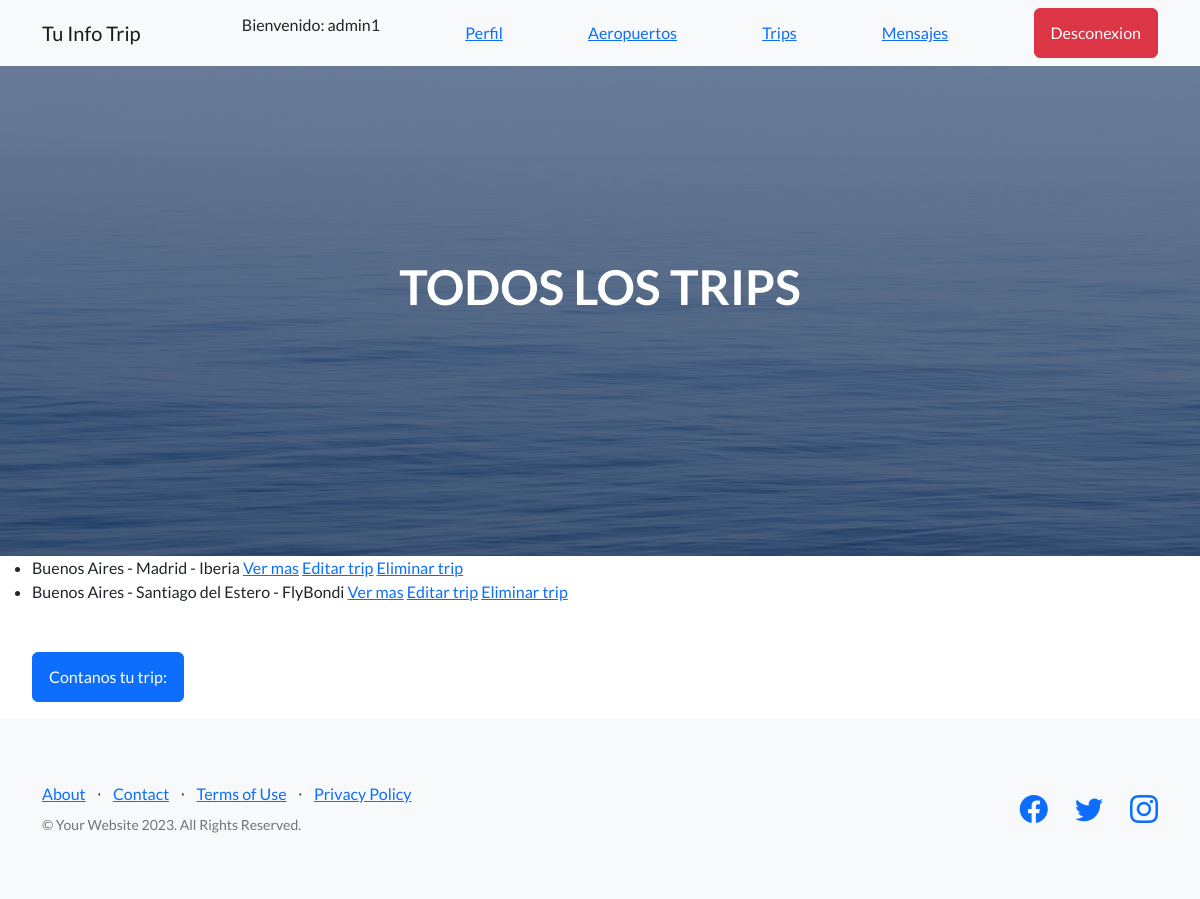
/AppBlog/trip/list/ (signed in), run on the app's committed database.
### AppBlog/models.py (models this page shows)
class Trip(models.Model):
    itinerario=models.CharField(max_length=50)
    empresa=models.CharField(max_length=50)
    comentario=models.CharField(max_length=500)
    triper=models.CharField(max_length=50, null=True)
    fecha=models.DateField(default=date.today)
    def __str__(self):
        return f"{self.itinerario} - {self.empresa}"

### AppBlog/views.py (the view)
# urls.py: path('trip/list/', TripList.as_view(), name="trip_list"),
class TripList(LoginRequiredMixin, ListView):
    model= Trip
    template_name= "AppBlog/trips.html"

### AppBlog/templates/AppBlog/trips.html
{% extends "AppBlog/padre.html" %}
{% load static %}
{% block titulo %} TODOS LOS TRIPS {% endblock %}
{% block contenido_que_cambia %}
<ul>
    {% for trip in object_list %}
    <li>
        {{ trip }}
        <a class="text-primary" href="{% url 'trip_detalle' trip.id %}"> Ver mas</a>
        <a class="text-primary" href="{% url 'trip_editar' trip.id %}"> Editar trip</a>
        <a class="text-primary" href="{% url 'trip_borrar' trip.id %}"> Eliminar trip</a>
    </li>
    {% endfor %}
 <br>
 <br>
 <a class="btn btn-primary" href="{% url 'trip_crear' %}"> Contanos tu trip:</a>
</ul>
{% endblock %}

### AppBlog/templates/AppBlog/padre.html (shortened to what this page needs)
<!DOCTYPE html>
<html lang="en">
    <head>
        {% load static %}
        <link href="https://cdn.jsdelivr.net/npm/bootstrap-icons@1.5.0/font/bootstrap-icons.css" rel="stylesheet" type="text/css" />
        <link href="{% static 'AppBlog/css/styles.css' %}" rel="stylesheet" />
    </head>
    <body>
        <nav class="navbar navbar-light bg-light static-top">
            <div class="container">
                <a class="navbar-brand" href="{% url 'inicio' %}">Tu Info Trip</a>
                {% if user.is_authenticated %}
                <p> Bienvenido: {{ user.username }}</p>
                <a class="text-primary" href="{% url 'ver_perfil' %}">Perfil</a>
                <a class="text-primary" href="{% url 'aeropuertos' %}">Aeropuertos</a>
                <a class="text-primary" href="{% url 'trip_list' %}">Trips</a>
                <a class="text-primary" href="{% url 'enviar_mensaje' %}">Mensajes</a>
                <a class="btn btn-danger" href="{% url 'logout' %}">Desconexion</a>
                {% else %}
                <a class="btn btn-success" href="{% url 'login' %}">Ingresar</a>
                <a class="btn btn-secondary"href="{% url 'register' %}">Registrarse</a>
                {% endif %}
            </div>
        </nav>
        <header class="masthead">
            <div class="container position-relative">
                <div class="row justify-content-center">
                    <div class="col-xl-6">
                        <div class="text-center text-white">
                            <h1 class="mb-5">{% block titulo %} {% endblock%}</h1>
                        </div>
                    </div>
                </div>
            </div>
        </header>
        {% block contenido_que_cambia %}
        {% endblock %}
        <footer class="footer bg-light">
            <div class="container">
                <div class="row">
                    <div class="col-lg-6 h-100 text-center text-lg-start my-auto">
                        <ul class="list-inline mb-2">
                            <li class="list-inline-item"><a href="#!">About</a></li>
                            <li class="list-inline-item">⋅</li>
                            <li class="list-inline-item"><a href="#!">Contact</a></li>
                            <li class="list-inline-item">⋅</li>
                            <li class="list-inline-item"><a href="#!">Terms of Use</a></li>
                            <li class="list-inline-item">⋅</li>
                            <li class="list-inline-item"><a href="#!">Privacy Policy</a></li>
                        </ul>
                        <p class="text-muted small mb-4 mb-lg-0">&copy; Your Website 2023. All Rights Reserved.</p>
                    </div>
                    <div class="col-lg-6 h-100 text-center text-lg-end my-auto">
                        <ul class="list-inline mb-0">
                            <li class="list-inline-item me-4">
                                <a href="#!"><i class="bi-facebook fs-3"></i></a>
                            </li>
                            <li class="list-inline-item me-4">
                                <a href="#!"><i class="bi-twitter fs-3"></i></a>
                            </li>
                            <li class="list-inline-item">
                                <a href="#!"><i class="bi-instagram fs-3"></i></a>
                            </li>
                        </ul>
                    </div>
                </div>
            </div>
        </footer>
    </body>
</html>

### data on the page
Trip: itinerario+empresa "Buenos Aires - Madrid - Iberia"
Trip: itinerario+empresa "Buenos Aires - Santiago del Estero - FlyBondi"

### other printed values
{{ user.username }} "admin1"
